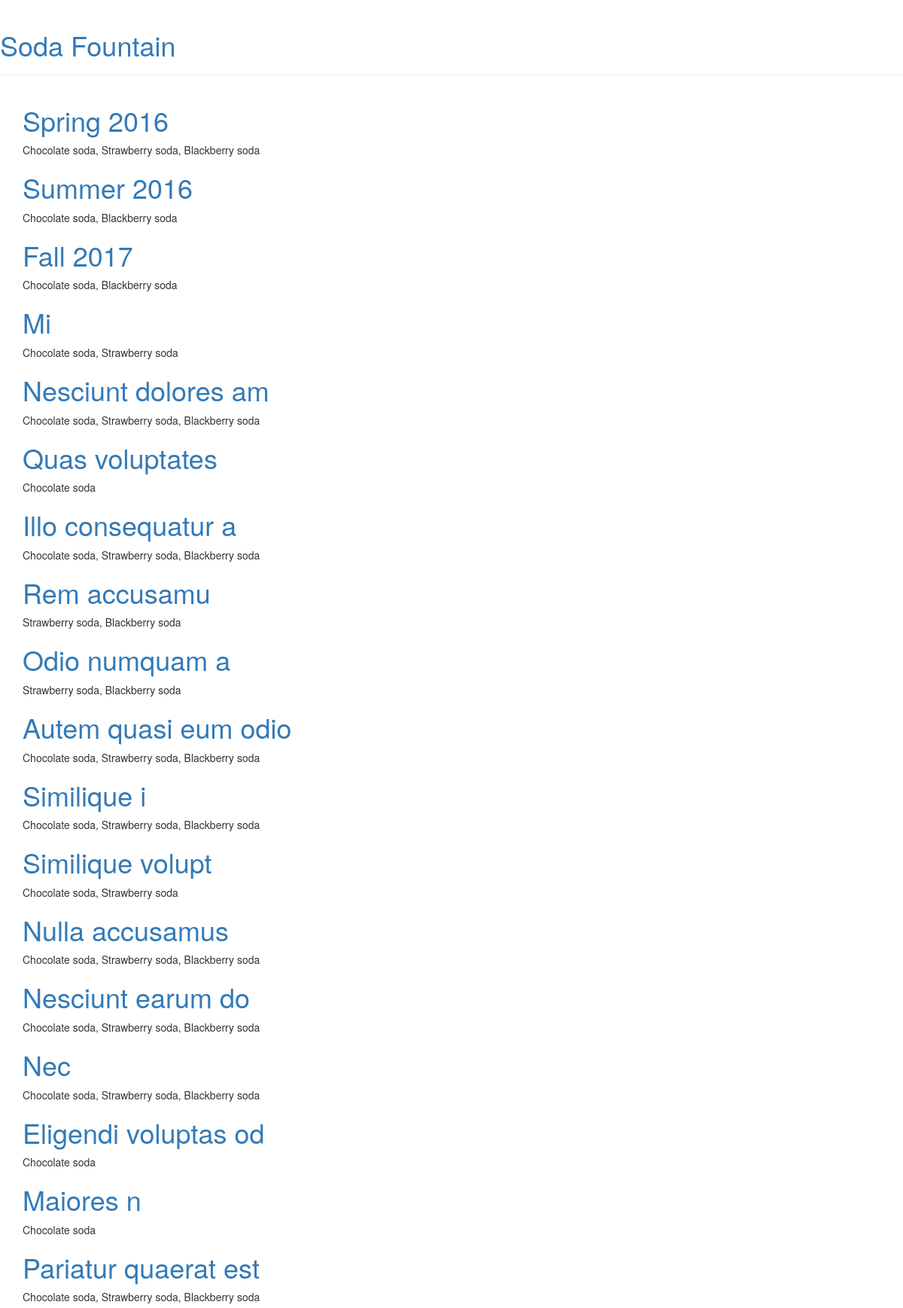
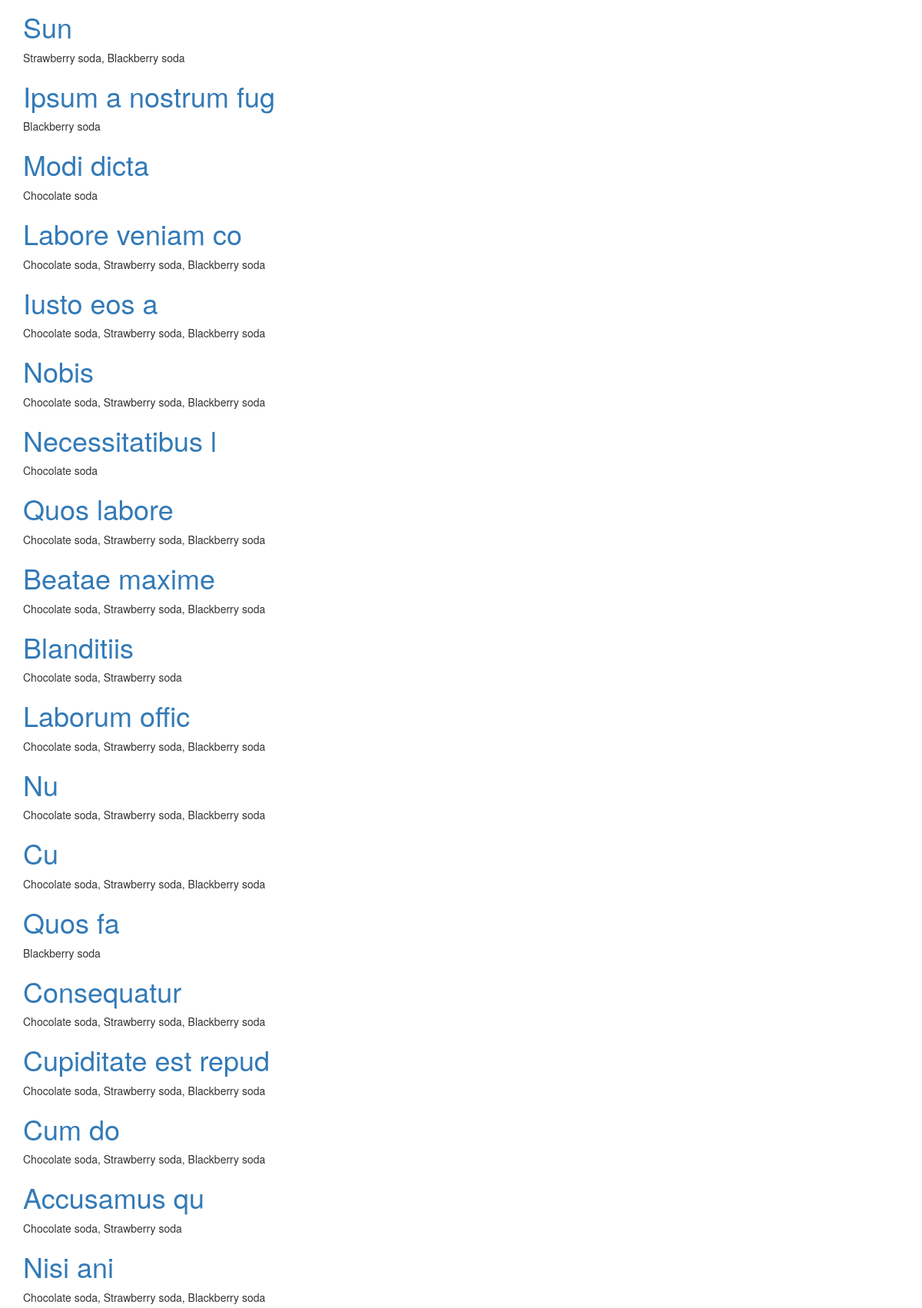
The page / (upper part) on the database its author committed (2 pictures, top to bottom).
### menu/models.py (models this page shows, shortened)
class Menu(models.Model):
    season = models.CharField(max_length=20)
    items = models.ManyToManyField('Item', related_name='items')
    created_date = models.DateTimeField(
            default=timezone.now)
    expiration_date = models.DateTimeField(
            blank=True, null=True)

class Item(models.Model):
    name = models.CharField(max_length=200)
    description = models.TextField()
    chef = models.ForeignKey('auth.User', on_delete=models.CASCADE)
    created_date = models.DateTimeField(
            default=timezone.now)
    standard = models.BooleanField(default=False)
    ingredients = models.ManyToManyField('Ingredient')
    def __str__(self):
        return self.name

### menu/views.py (the view)
# urls.py: url(r'^$', views.menu_list, name='menu_list'),
def menu_list(request):
    menus = Menu.objects.all().prefetch_related('items')
    return render(request, 'menu/list_all_current_menus.html', {'menus': menus})

### menu/templates/menu/list_all_current_menus.html (shortened to what this page needs)
{% extends 'layout.html' %}
{% block content %}
<div class="row">
    <div class="col-md-8">
        <div class="post">
            {% for menu in menus %}
                <h1>
                    <a href="{% url 'menu_detail' pk=menu.pk %}">{{ menu.season }}</a>
                </h1>
                <p>{{ menu.items.all|join:", "}}</p>
            {% endfor %}
        </div>
    </div>
</div>
{% endblock %}

### templates/layout.html (shortened to what this page needs)
<html>
    <head>
        <link rel="stylesheet" href="//maxcdn.bootstrapcdn.com/bootstrap/3.2.0/css/bootstrap.min.css">
        <link rel="stylesheet" href="//maxcdn.bootstrapcdn.com/bootstrap/3.2.0/css/bootstrap-theme.min.css">
    </head>
    <body>
        <div class="page-header">
            <h1><a href="/">Soda Fountain</a></h1>
        </div>
        <div class="content container">
            {% block content %}
            {% endblock %}
        </div>
    </body>
</html>

### rows shown on the page
Menu: season "Spring 2016", items.all "Chocolate soda, Strawberry soda, Blackberry soda"
Menu: season "Summer 2016", items.all "Chocolate soda, Blackberry soda"
Menu: season "Fall 2017", items.all "Chocolate soda, Blackberry soda"
Menu: season "Mi", items.all "Chocolate soda, Strawberry soda"
Menu: season "Nesciunt dolores am", items.all "Chocolate soda, Strawberry soda, Blackberry soda"
Menu: season "Quas voluptates", items.all "Chocolate soda"
Menu: season "Illo consequatur a", items.all "Chocolate soda, Strawberry soda, Blackberry soda"
Menu: season "Rem accusamu", items.all "Strawberry soda, Blackberry soda"
Menu: season "Odio numquam a", items.all "Strawberry soda, Blackberry soda"
Menu: season "Autem quasi eum odio", items.all "Chocolate soda, Strawberry soda, Blackberry soda"
Menu: season "Similique i", items.all "Chocolate soda, Strawberry soda, Blackberry soda"
Menu: season "Similique volupt", items.all "Chocolate soda, Strawberry soda"
Menu: season "Nulla accusamus", items.all "Chocolate soda, Strawberry soda, Blackberry soda"
Menu: season "Nesciunt earum do", items.all "Chocolate soda, Strawberry soda, Blackberry soda"
Menu: season "Nec", items.all "Chocolate soda, Strawberry soda, Blackberry soda"
Menu: season "Eligendi voluptas od", items.all "Chocolate soda"
Menu: season "Maiores n", items.all "Chocolate soda"
Menu: season "Pariatur quaerat est", items.all "Chocolate soda, Strawberry soda, Blackberry soda"
Menu: season "Sun", items.all "Strawberry soda, Blackberry soda"
Menu: season "Ipsum a nostrum fug", items.all "Blackberry soda"
Menu: season "Modi dicta", items.all "Chocolate soda"
Menu: season "Labore veniam co", items.all "Chocolate soda, Strawberry soda, Blackberry soda"
Menu: season "Iusto eos a", items.all "Chocolate soda, Strawberry soda, Blackberry soda"
Menu: season "Nobis", items.all "Chocolate soda, Strawberry soda, Blackberry soda"
Menu: season "Necessitatibus l", items.all "Chocolate soda"
Menu: season "Quos labore", items.all "Chocolate soda, Strawberry soda, Blackberry soda"
Menu: season "Beatae maxime", items.all "Chocolate soda, Strawberry soda, Blackberry soda"
Menu: season "Blanditiis", items.all "Chocolate soda, Strawberry soda"
Menu: season "Laborum offic", items.all "Chocolate soda, Strawberry soda, Blackberry soda"
Menu: season "Nu", items.all "Chocolate soda, Strawberry soda, Blackberry soda"
Menu: season "Cu", items.all "Chocolate soda, Strawberry soda, Blackberry soda"
Menu: season "Quos fa", items.all "Blackberry soda"
Menu: season "Consequatur", items.all "Chocolate soda, Strawberry soda, Blackberry soda"
Menu: season "Cupiditate est repud", items.all "Chocolate soda, Strawberry soda, Blackberry soda"
Menu: season "Cum do", items.all "Chocolate soda, Strawberry soda, Blackberry soda"
Menu: season "Accusamus qu", items.all "Chocolate soda, Strawberry soda"
Menu: season "Nisi ani", items.all "Chocolate soda, Strawberry soda, Blackberry soda"
